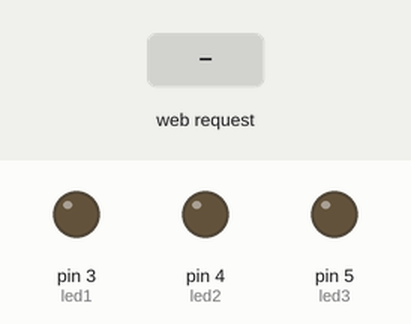
Recording of a sketch running on a simulated Arduino Uno, built with avr-gcc and run on an emulated ATmega328P. On the bench: output pins drawn as LEDs (lit = HIGH). Inputs (shaded band) come from the test bench.

Above: at 1.2 s.
1.3 s: HTTP request GET /Led1On received
At 1.8 s:
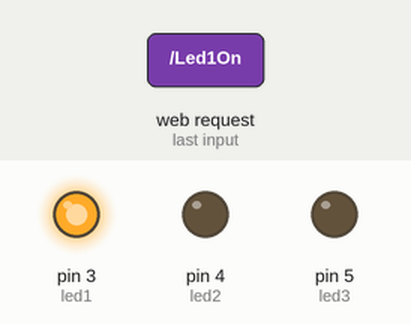
2.8 s: HTTP request GET /Led2On received
At 4.0 s:
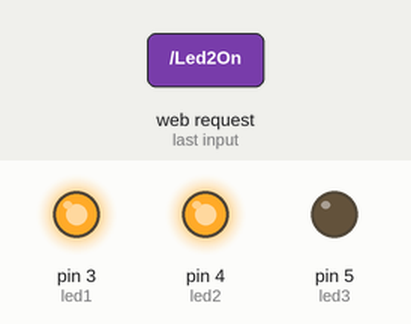
4.3 s: HTTP request GET /Led1Off received
At 5.2 s:
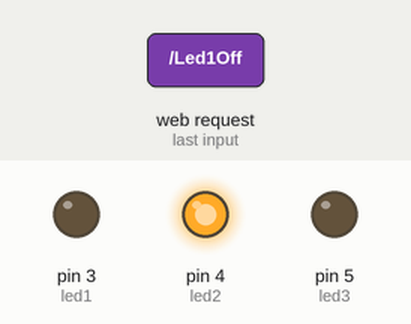
5.8 s: HTTP request GET /Led3On received
At 6.4 s:
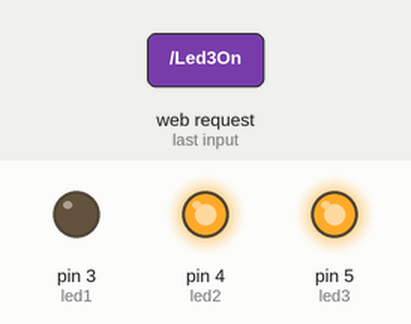
7.3 s: HTTP request GET /Led2Off received
At 8.5 s:
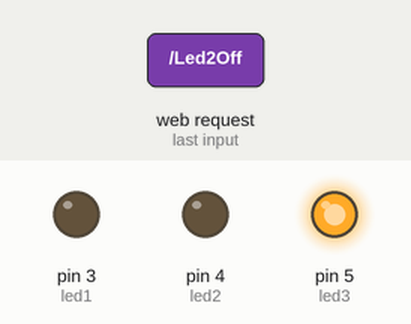
8.8 s: HTTP request GET /AllOn received
At 9.9 s:
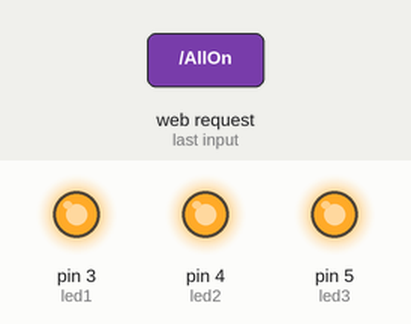
Timing chart, 0 to 11.3 s (numbered marks = the images above; inputs shaded):
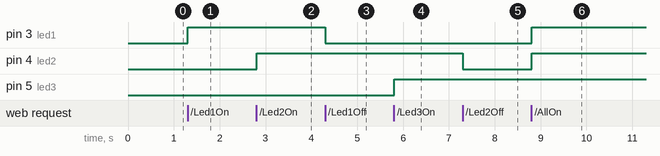

The sketch:

EX_08.ino
```cpp
#include <SPI.h> // Biblioteca utilizada para comunicação com o Arduino

#include <Ethernet.h>

// A linha abaixo permite definir o endereço físico (MAC ADDRESS) da placa de rede.

byte mac[] = { 0xDE, 0xAD, 0xBE, 0xEF, 0xFE, 0xED };
byte ip[] = { 192, 168, 99, 2 }; // Define o endereço IP.
// Porta onde estará aberta para comunicação Internet e Arduino.

EthernetServer server(80);
String readString;
int led1 = 3;
int led2 = 4;

int led3 = 5; // Pino digital onde será ligado e desligado o LED.

void setup(){

pinMode(led1, OUTPUT); // Define o Pino 9 como saída.
pinMode(led2, OUTPUT); // Define o Pino 9 como saída.
pinMode(led3, OUTPUT); // Define o Pino 9 como saída.
Ethernet.begin(mac, ip); // Chama o MAC e o endereço IP da placa Ethernet.
// Inicia o servidor que esta inserido junto a placa Ethernet.

server.begin();
}
void loop() {

EthernetClient client = server.available();

if (client) {
while (client.connected()) {
if (client.available()) {
char c = client.read();
if (readString.length() < 100) {
readString += c;
}
if (c == '\n') {

client.println("HTTP/1.1 200 OK");
client.println("Content-Type: text/html");

client.println();

client.println("Acende LED <br />");

client.println("Projeto basico para demonstracao com Shield Ethernet <br />");

client.println("<hr>");

client.println("<a href=""Led1On"">Acender led 1</a><br />");
client.println("<a href=""Led1Off"">Apagar led 1</a><br />");

client.println("<hr>");

client.println("<a href=""Led2On"">Acender led 2</a><br />");
client.println("<a href=""Led2Off"">Apagar led 2</a><br />");

client.println("<hr>");

client.println("<a href=""Led3On"">Acender led 3</a><br />");
client.println("<a href=""Led3Off"">Apagar led 3</a><br />");

client.println("<hr>");

client.println("<a href=""AllOn"">Ligar todos</a><br />");
client.println("<a href=""AllOff"">Apagar todos</a><br />");

client.println("<hr>");
delay(1);
client.stop();

if(readString.indexOf("Led1On") > 0) {
digitalWrite(led1, HIGH); // Liga LED.

}

if(readString.indexOf("Led1Off") > 0) {
digitalWrite(led1, LOW); // Desliga LED.

}

if(readString.indexOf("Led2On") > 0) {
digitalWrite(led2, HIGH); // Liga LED.

}

if(readString.indexOf("Led2Off") > 0) {
digitalWrite(led2, LOW); // Desliga LED.

}

if(readString.indexOf("Led3On") > 0) {
digitalWrite(led3, HIGH); // Liga LED.

}

if(readString.indexOf("Led3Off") > 0) {
digitalWrite(led3, LOW); // Desliga LED.

}

if(readString.indexOf("AllOn") > 0) {
digitalWrite(led1, HIGH); // Desliga LED.
digitalWrite(led2, HIGH); // Desliga LED.
digitalWrite(led3, HIGH); // Desliga LED.

}

if(readString.indexOf("AllOff") > 0) {
digitalWrite(led1, LOW); // Desliga LED.
digitalWrite(led2, LOW); // Desliga LED.
digitalWrite(led3, LOW); // Desliga LED.

}
readString="";
}
}
}
}
}
```

Measured:
- after the input at 1.3 s, pin 3 (led1): LOW → HIGH at once
- after the input at 2.8 s, pin 4 (led2): LOW → HIGH at once
- after the input at 4.3 s, pin 3 (led1): HIGH → LOW at once
- after the input at 5.8 s, pin 5 (led3): LOW → HIGH at once
- after the input at 7.3 s, pin 4 (led2): HIGH → LOW at once
- after the input at 8.8 s, pin 3 (led1), pin 4 (led2): LOW → HIGH at once
